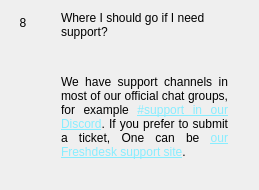
                  <widget class="QWidget" name="widgetFaq8" native="true">
                   <layout class="QHBoxLayout" name="horizontalpage_8" stretch="0,1">
                    <item alignment="Qt::AlignTop">
                     <widget class="QLabel" name="labelNumber8">
                      <property name="minimumSize">
                       <size>
                        <width>24</width>
                        <height>24</height>
                       </size>
                      </property>
                      <property name="maximumSize">
                       <size>
                        <width>16777215</width>
                        <height>24</height>
                       </size>
                      </property>
                      <property name="text">
                       <string>8</string>
                      </property>
                      <property name="alignment">
                       <set>Qt::AlignCenter</set>
                      </property>
                     </widget>
                    </item>
                    <item>
                     <layout class="QVBoxLayout" name="verticalLayoutpage_8">
                      <property name="leftMargin">
                       <number>20</number>
                      </property>
                      <property name="rightMargin">
                       <number>20</number>
                      </property>
                      <item>
                       <widget class="QLabel" name="labelSubtitle8">
                        <property name="text">
                         <string>Where I should go if I need support?</string>
                        </property>
                        <property name="wordWrap">
                         <bool>true</bool>
                        </property>
                       </widget>
                      </item>
                      <item>
                       <spacer name="verticalSpacer_80">
                        <property name="orientation">
                         <enum>Qt::Vertical</enum>
                        </property>
                        <property name="sizeType">
                         <enum>QSizePolicy::Fixed</enum>
                        </property>
                        <property name="sizeHint" stdset="0">
                         <size>
                          <width>20</width>
                          <height>30</height>
                         </size>
                        </property>
                       </spacer>
                      </item>
                      <item>
                       <widget class="QLabel" name="labelContent8">
                        <property name="text">
                         <string>
                           &lt;html&gt;&lt;head/&gt;&lt;body&gt;&lt;p align=&quot;justify&quot;&gt;
                           We have support channels in most of our official chat groups, for example
                           &lt;a style='color: #88edff' href='https://discord.terra-credit.com'&gt;
                           #support in our Discord&lt;/a&gt;.
                           If you prefer to submit a ticket, One can be
                           &lt;a style='color: #88edff' href='https://TERRACREDIT.freshdesk.com'&gt;
                           our Freshdesk support site&lt;/a&gt;.
                           &lt;/p&gt;&lt;/body&gt;&lt;/html&gt;
                         </string>
                        </property>
                        <property name="alignment">
                         <set>Qt::AlignLeading|Qt::AlignLeft|Qt::AlignTop</set>
                        </property>
                        <property name="wordWrap">
                         <bool>true</bool>
                        </property>
                       </widget>
                      </item>
                      <item>
                       <spacer name="verticalSpacer_81">
                        <property name="orientation">
                         <enum>Qt::Vertical</enum>
                        </property>
                        <property name="sizeHint" stdset="0">
                         <size>
                          <width>20</width>
                          <height>20</height>
                         </size>
                        </property>
                       </spacer>
                      </item>
                     </layout>
                    </item>
                   </layout>
                  </widget>
